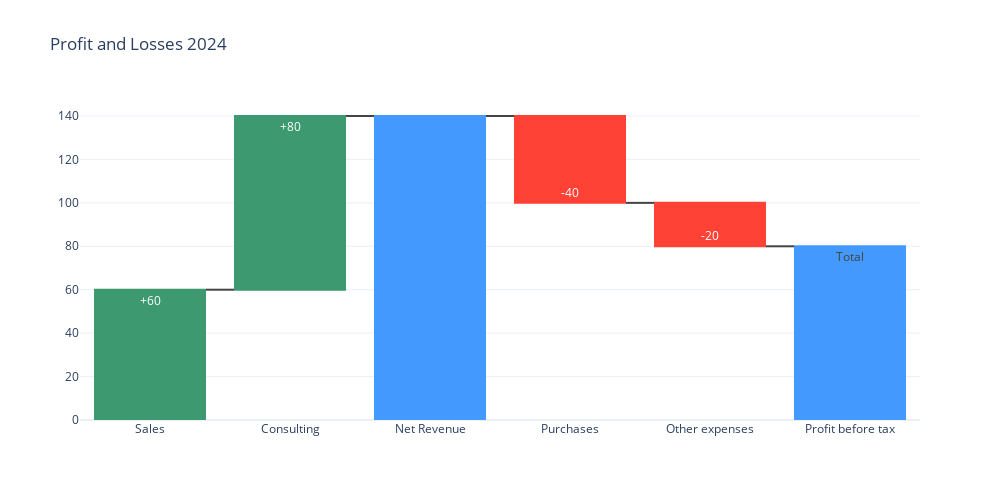

Here is the notebook cell this chart was saved with:
### Markdown cell above
3. Each change in the Waterfall can be represented in three different ways: relative, total, or absolute. By default the values are considered as ‘relative’. However, it is possible to use ‘total’ to compute the sums. Also ‘absolute’ could be applied to reset the computed total or to declare an initial value where needed. This configuration is set via the argument `measure`

### Code cell
fig = go.Figure(go.Waterfall(x = ["Sales", "Consulting", "Net Revenue", "Purchases", "Other expenses", "Profit before tax"],
                             y = [60, 80, 0, -40, -20, 0],
                             text = ["+60", "+80", "", "-40", "-20", "Total"],
                             measure = ["relative", "relative", "total", "relative", "relative", "total"],
                             ))

fig.update_layout(title = "Profit and Losses 2024",
                  template='plotly_white',
                  width=1000,
                  height=500)

fig.show()

### Figure 1 — Plotly figure (JSON) as saved in the notebook; plotly's stock layout.template omitted (floating-point values rounded to 4 significant figures)
{"data": [{"measure": ["relative", "relative", "total", "relative", "relative", "total"], "text": ["+60", "+80", "", "-40", "-20", "Total"], "type": "waterfall", "x": ["Sales", "Consulting", "Net Revenue", "Purchases", "Other expenses", "Profit before tax"], "y": [60, 80, 0, -40, -20, 0]}], "layout": {"height": 500, "title": {"text": "Profit and Losses 2024"}, "width": 1000}}
